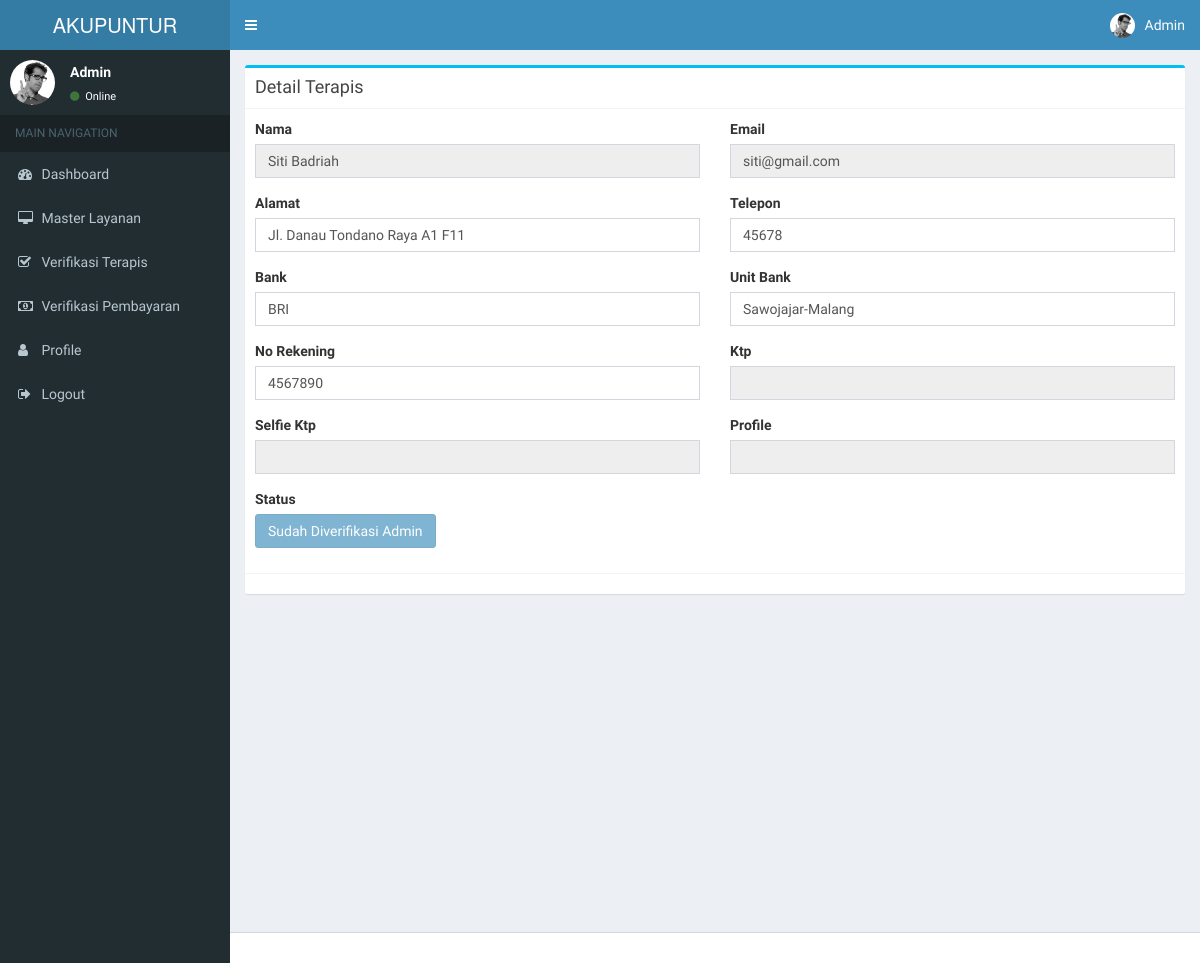
/terapi/detail/3 (signed in), run on the app's committed database.
### tables this page shows
CREATE TABLE `user` (
  `id_user` int(11) NOT NULL,
  `nama` varchar(50) NOT NULL,
  `email` varchar(50) NOT NULL,
  `password` varchar(50) NOT NULL,
  `hak_akses` varchar(20) NOT NULL
);

CREATE TABLE `terapis` (
  `id_terapis` int(11) NOT NULL,
  `id_user` int(11) NOT NULL,
  `alamat` varchar(50) NOT NULL,
  `telepon` int(11) NOT NULL,
  `bank` varchar(30) NOT NULL,
  `unit_bank` varchar(30) NOT NULL,
  `no_rekening` int(11) NOT NULL,
  `ktp` varchar(50) NOT NULL,
  `selfie_ktp` varchar(50) NOT NULL,
  `profile` varchar(50) NOT NULL,
  `status` tinyint(1) NOT NULL
);

### application/controllers/Terapi.php (called while the page is built, shortened)
<?php
class Terapi extends CI_Controller{
    function __construct()
    {
        $this->load->model('Terapi_model');
    }
    function detail($id_terapis){
        $data['terapi'] = $this->Terapi_model->get_terapi($id_terapis);
        $data['nama']       = $_SESSION['nama'];
        $data['hak_akses']  = $_SESSION['hak_akses'];
        $data['id_user']    = $_SESSION['id_user'];
        $data['email']      = $_SESSION['email'];
        if(isset($data['terapi']['id_terapis']))
        {
                $data['_view'] = 'terapi/detail';
                $this->load->view('layouts/main',$data);
        }
        else
            show_error('The terapi you are trying to edit does not exist.');
    }
}

### index.php (called while the page is built, shortened)
<?php
require_once BASEPATH.'core/CodeIgniter.php';

### application/models/Terapi_model.php (called while the page is built, shortened)
<?php
class Terapi_model extends CI_Model
{
    function get_terapi($id_terapis)
    {
        return $this->db->get_where('terapis',array('id_terapis'=>$id_terapis))->row_array();
    }
}

### application/views/terapi/detail.php (the view, shortened to what this page needs)
<div class="row">
    <div class="col-md-12">
      	<div class="box box-info">
            <div class="box-header with-border">
              	<h3 class="box-title">Detail Terapis</h3>
            </div>
			<?php echo form_open('terapi/edit/'.$terapi['id_terapis']);
			?>
			<div class="box-body">
				<div class="row clearfix">
					<?php
					$id_userTerapis = ($this->input->post('id_user') ? $this->input->post('id_user') : $terapi['id_user']);
					$sql ="SELECT * FROM user WHERE id_user=$id_userTerapis";
		            $query = $this->db->query($sql);
		            if ($query->num_rows() > 0) {
		            foreach ($query->result() as $row) {
		            $namaTerapis  = $row->nama;
		            $emailTerapis = $row->email;
					?>
					<div class="col-md-6">
						<label for="alamat" class="control-label">Nama</label>
						<div class="form-group">
							<input type="text" name="alamat" value="<?php echo $namaTerapis;?>" class="form-control" id="alamat" readonly="true" required/>
						</div>
					</div>
					<div class="col-md-6">
						<label for="alamat" class="control-label">Email</label>
						<div class="form-group">
							<input type="text" name="alamat" value="<?php echo $emailTerapis;?>" class="form-control" id="alamat" readonly="true" required/>
						</div>
					</div>
					<?php }} ?>
					<div class="col-md-6">
						<label for="alamat" class="control-label">Alamat</label>
						<div class="form-group">
							<input type="text" name="alamat" value="<?php echo ($this->input->post('alamat') ? $this->input->post('alamat') : $terapi['alamat']); ?>" class="form-control" id="alamat" />
						</div>
					</div>
					<div class="col-md-6">
						<label for="telepon" class="control-label">Telepon</label>
						<div class="form-group">
							<input type="number" name="telepon" value="<?php echo ($this->input->post('telepon') ? $this->input->post('telepon') : $terapi['telepon']); ?>" class="form-control" id="telepon" />
						</div>
					</div>
					<div class="col-md-6">
						<label for="bank" class="control-label">Bank</label>
						<div class="form-group">
							<input type="text" name="bank" value="<?php echo ($this->input->post('bank') ? $this->input->post('bank') : $terapi['bank']); ?>" class="form-control" id="bank" />
						</div>
					</div>
					<div class="col-md-6">
						<label for="unit_bank" class="control-label">Unit Bank</label>
						<div class="form-group">
							<input type="text" name="unit_bank" value="<?php echo ($this->input->post('unit_bank') ? $this->input->post('unit_bank') : $terapi['unit_bank']); ?>" class="form-control" id="unit_bank" />
						</div>
					</div>
					<div class="col-md-6">
						<label for="no_rekening" class="control-label">No Rekening</label>
						<div class="form-group">
							<input type="number" name="no_rekening" value="<?php echo ($this->input->post('no_rekening') ? $this->input->post('no_rekening') : $terapi['no_rekening']); ?>" class="form-control" id="no_rekening" />
						</div>
					</div>
					<div class="col-md-6">
						<label for="ktp" class="control-label">Ktp</label>
						<div class="form-group">
							<input type="text" name="ktp" value="<?php echo ($this->input->post('ktp') ? $this->input->post('ktp') : $terapi['ktp']); ?>" class="form-control" id="ktp" readonly="true" />
						</div>
					</div>
					<div class="col-md-6">
						<label for="selfie_ktp" class="control-label">Selfie Ktp</label>
						<div class="form-group">
							<input type="text" name="selfie_ktp" value="<?php echo ($this->input->post('selfie_ktp') ? $this->input->post('selfie_ktp') : $terapi['selfie_ktp']); ?>" class="form-control" id="selfie_ktp" 	readonly="true"/>
						</div>
					</div>
					<div class="col-md-6">
						<label for="profile" class="control-label">Profile</label>
						<div class="form-group">
							<input type="text" name="profile" value="<?php echo ($this->input->post('profile') ? $this->input->post('profile') : $terapi['profile']); ?>" class="form-control" id="profile" readonly="true"/>
						</div>
					</div>
					<div class="col-md-6">
						<label for="status" class="control-label">Status</label>
						<div class="form-group">
						<?php $status = ($this->input->post('status') ? $this->input->post('status') : $terapi['status']);
						if ($status==0) {
						?>
						<button class="btn btn-danger" disabled="true">Belum Diverifikasi Admin</button>
						<?php
						} else {
						?>
						<button class="btn btn-primary" disabled="true">Sudah Diverifikasi Admin</button>
						<?php } ?>
						</div>
					</div>
				</div>
			</div>
			<div class="box-footer">
	        </div>
			<?php echo form_close(); ?>
		</div>
    </div>
</div>

### application/views/layouts/main.php (shortened to what this page needs)
<!DOCTYPE html>
<html>
    <head>
        <link rel="stylesheet" href="<?php echo site_url('resources/css/bootstrap.min.css');?>">
        <link rel="stylesheet" href="<?php echo site_url('resources/css/font-awesome.min.css');?>">
        <link rel="stylesheet" href="https://cdnjs.cloudflare.com/ajax/libs/ionicons/2.0.1/css/ionicons.min.css">
        <link rel="stylesheet" href="<?php echo site_url('resources/css/bootstrap-datetimepicker.min.css');?>">
        <link rel="stylesheet" href="<?php echo site_url('resources/css/AdminLTE.min.css');?>">
        <link rel="stylesheet" href="<?php echo site_url('resources/css/_all-skins.min.css');?>">
    </head>
    <body class="hold-transition skin-blue sidebar-mini">
        <div class="wrapper">
            <header class="main-header">
                <a href="" class="logo">
                    <span class="logo-lg">AKUPUNTUR</span>
                </a>
                <nav class="navbar navbar-static-top">
                    <a href="#" class="sidebar-toggle" data-toggle="offcanvas" role="button">
                    </a>
                    <div class="navbar-custom-menu">
                        <ul class="nav navbar-nav">
                            <li class="dropdown user user-menu">
                                <a href="#" class="dropdown-toggle" data-toggle="dropdown">
                                    <img src="<?php echo site_url('resources/img/user2-160x160.jpg');?>" class="user-image" alt="User Image">
                                    <span class="hidden-xs"><?php echo $nama;?></span>
                                </a>
                            </li>
                        </ul>
                    </div>
                </nav>
            </header>
            <aside class="main-sidebar">
                <section class="sidebar">
                    <div class="user-panel">
                        <div class="pull-left image">
                            <img src="<?php echo site_url('resources/img/user2-160x160.jpg');?>" class="img-circle" alt="User Image">
                        </div>
                        <div class="pull-left info">
                            <p><?php echo $nama;?></p>
                            <a href="#"><i class="fa fa-circle text-success"></i> Online</a>
                        </div>
                    </div>
                    <ul class="sidebar-menu">
                        <li class="header">MAIN NAVIGATION</li>
                        <?php
                        if ($hak_akses=="Admin") {
                        $sql ="SELECT * FROM admin WHERE id_user=$id_user";
                        $query = $this->db->query($sql);
                        if ($query->num_rows() > 0) {
                        foreach ($query->result() as $row) {
                        $id_admin = $row->id_admin;
                        ?>
                          <li>
                            <a href="<?php echo site_url();?>">
                                <i class="fa fa-dashboard"></i> <span>Dashboard</span>
                            </a>
                        </li>
                        <li>
                            <a href="#">
                                <i class="fa fa-desktop"></i> <span>Master Layanan</span>
                            </a>
                        </li>
                        <li>
                            <a href="#">
                                <i class="fa fa-check-square-o"></i> <span>Verifikasi Terapis</span>
                            </a>
                        </li>
                        <li>
                            <a href="#">
                                <i class="fa fa-money"></i> <span>Verifikasi Pembayaran</span>
                            </a>
                        </li>
                        <li>
                            <a href="<?php echo site_url('admin/edit/'.$id_admin);?>">
                                <i class="fa fa-user"></i> <span>Profile</span>
                            </a>
                        </li>
                        <li>
                            <a href="<?php echo site_url('dashboard/logout');?>">
                                <i class="fa fa-sign-out"></i> <span>Logout</span>
                            </a>
                        </li>
                        <?php }}} elseif ($hak_akses=="Customer") {
                        $sql ="SELECT * FROM customer WHERE id_user=$id_user";
                        $query = $this->db->query($sql);
                        if ($query->num_rows() > 0) {
                        foreach ($query->result() as $row) {
                        $id_customer = $row->id_customer;
                        ?>
                        <li>
                            <a href="<?php echo site_url();?>">
                                <i class="fa fa-dashboard"></i> <span>Dashboard</span>
                            </a>
                        </li>
                        <li>
                            <a href="#">
                                <i class="fa fa-shopping-cart"></i> <span>Booking Layanan</span>
                            </a>
                        </li>
                        <li>
                            <a href="<?php echo site_url('customer/edit/'.$id_customer);?>">
                                <i class="fa fa-user"></i> <span>Profile</span>
                            </a>
                        </li>
                        <li>
                            <a href="<?php echo site_url('dashboard/logout');?>">
                                <i class="fa fa-sign-out"></i> <span>Logout</span>
                            </a>
                        </li>
                        <?php
                        }}} elseif ($hak_akses=="Terapis") {
                        $sql ="SELECT * FROM terapis WHERE id_user=$id_user";
                        $query = $this->db->query($sql);
                        if ($query->num_rows() > 0) {
                        foreach ($query->result() as $row) {
                        $id_terapis = $row->id_terapis;
                        ?>
                        <li>
                            <a href="<?php echo site_url();?>">
                                <i class="fa fa-dashboard"></i> <span>Dashboard</span>
                            </a>
                        </li>
                        <li>
                            <a href="#">
                                <i class="fa fa-desktop"></i> <span>Layanan</span>
                            </a>
                            <ul class="treeview-menu">
                                <li class="active">
                                    <a href="#"><i class="fa fa-plus"></i>Tambah Layanan</a>
                                </li>
                                <li>
                                    <a href="#"><i class="fa fa-list-ul"></i>Daftar Layanan</a>
                                </li>
                            </ul>
                        </li>
                        <li>
                            <a href="#">
                                <i class="fa fa-calendar"></i> <span>Jadwal Terapis</span>
                            </a>
                        </li>
                        <li>
                            <a href="<?php echo site_url('terapi/edit/'.$id_terapis);?>">
                                <i class="fa fa-user"></i> <span>Profile</span>
                            </a>
                        </li>
                        <li>
                            <a href="<?php echo site_url('dashboard/logout');?>">
                                <i class="fa fa-sign-out"></i> <span>Logout</span>
                            </a>
                        </li>
                        <?php }}} ?>
                    </ul>
                </section>
            </aside>
            <div class="content-wrapper">
                <section class="content">
                    <?php
                    if(isset($_view) && $_view)
                        $this->load->view($_view);
                    ?>
                </section>
            </div>
            <footer class="main-footer">
            </footer>
        </div>
    </body>
</html>

### data on the page
user: alamat "Siti Badriah", alamat "siti@gmail.com"
terapis: alamat "Jl. Danau Tondano Raya A1 F11", telepon "45678", bank "BRI", unit_bank "Sawojajar-Malang", no_rekening "4567890"

### other printed values
$nama "Admin"
